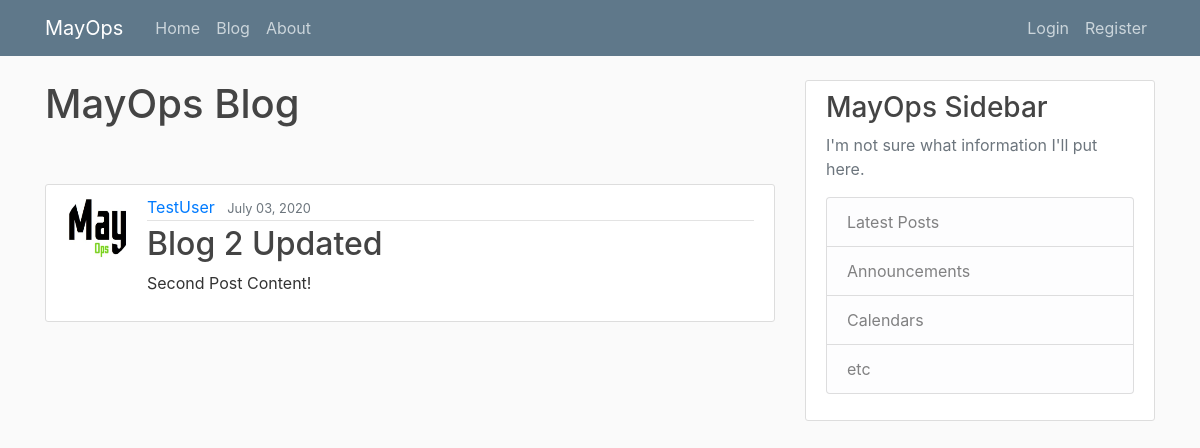
Page /post/2/ on the earlier database version.
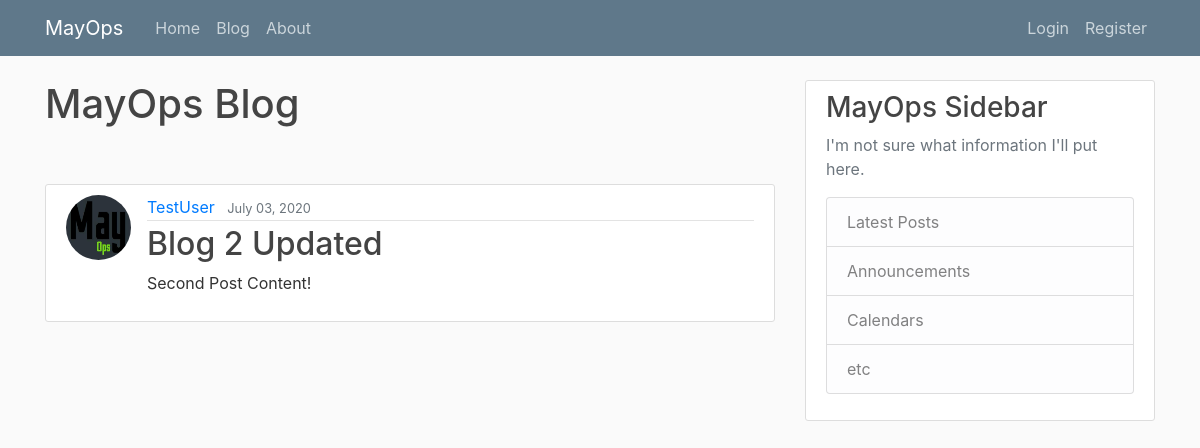
Same page on the later database version.
### homepage/models.py (models this page shows, shortened)
class Post(models.Model):
    title = models.CharField(max_length=100)
    content = models.TextField()
    date_posted = models.DateTimeField(default=timezone.now)
    author = models.ForeignKey(User, on_delete=models.CASCADE)

### users/models.py (models this page shows, shortened)
class Profile(models.Model):
    user = models.OneToOneField(User, on_delete=models.CASCADE)
    image = models.ImageField(default='default1.jpg', upload_to='profile_pics')

### homepage/views.py (the view)
# urls.py: path('post/<int:pk>/', PostDetailView.as_view(), name="post-detail"),
class PostDetailView(DetailView):
    model = Post

### homepage/templates/homepage/post_detail.html (shortened to what this page needs)
{% extends "homepage/base.html" %}
{% block content %}
  <h1>MayOps Blog</h1><br><br>
    <article class="media content-section">
      <img class="rounded-circle article-img" src="{{ object.author.profile.image.url }}">
      <div class="media-body">
        <div class="article-metadata">
          <a class="mr-2" href="{% url 'user-posts' object.author.username %}">{{ object.author }}</a>
          <small class="text-muted">{{ object.date_posted|date:"F d, Y" }}</small>
        </div>
        <h2 class="article-title">{{ object.title }}</h2>
        <p class="article-content">{{ object.content }}</p>
      </div>
    </article>
{% endblock content %}

Differences in the rows shown:
changed through a linked row, Post "Blog 2 Updated": author.profile.image: picture added in place of a placeholder
